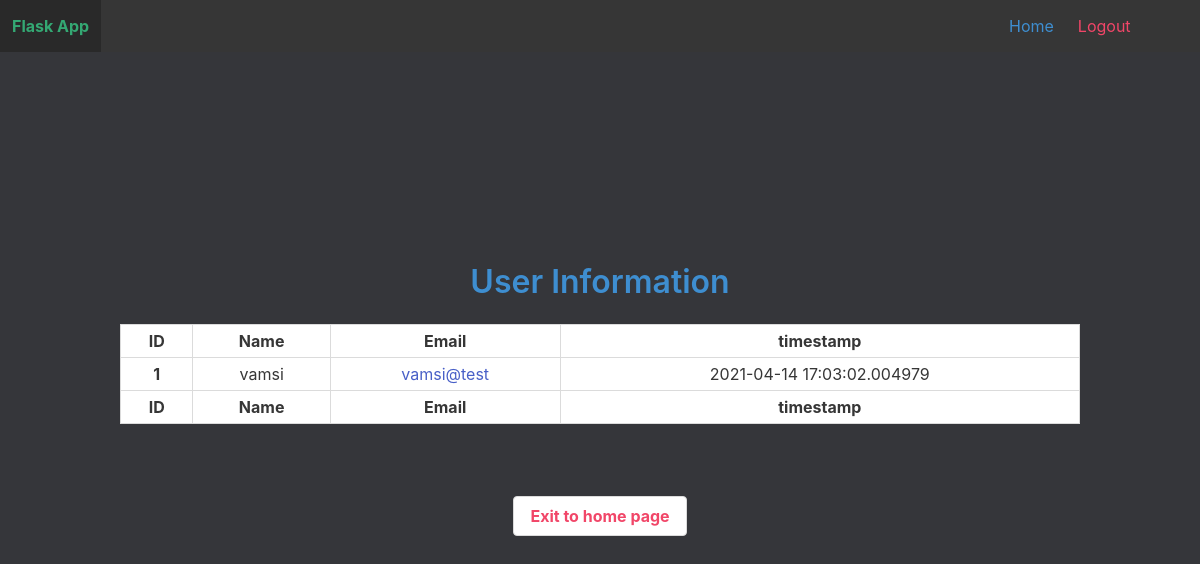
Screenshot of /adminOP (signed in) with the database file from the repository.
### models.py (models this page shows)
class User(UserMixin, db.Model):
    id = db.Column(db.Integer, primary_key=True)
    email = db.Column(db.String(100), unique=True)
    password = db.Column(db.String(100))
    name = db.Column(db.String(1000))
    timestamp = db.Column(db.DateTime)

### auth.py (the view)
@auth.route('/adminOP')
def adminOP():
    con = sqlite3.connect("project/user.sqlite")
    con.row_factory = sqlite3.Row
    cur = con.cursor()
    cur.execute("select * from User")
    rows = cur.fetchall()
    return render_template("adminOP.html", rows = rows)

### __init__.py (called while the page is built)
def create_app():
    app = Flask(__name__)
    app.config['SECRET_KEY'] = '9OLWxND4o83j4K4igorO'
    app.config['SQLALCHEMY_DATABASE_URI'] = 'sqlite:///user.sqlite'
    app.config['SQLALCHEMY_TRACK_MODIFICATIONS'] = False
    db.init_app(app)
    login_manager = LoginManager()
    login_manager.login_view = 'auth.login'
    login_manager.init_app(app)
    from .models import User
    @login_manager.user_loader
    def load_user(user_id):
        return User.query.get(int(user_id))
    from .auth import auth as auth_blueprint
    app.register_blueprint(auth_blueprint)
    from .main import main as main_blueprint
    app.register_blueprint(main_blueprint)
    return app

### templates/adminOP.html (shortened to what this page needs)
<!DOCTYPE html>
<html>
<head>
    <link rel="stylesheet" href="https://cdnjs.cloudflare.com/ajax/libs/bulma/0.9.2/css/bulma.min.css" />
    <link rel="stylesheet" href="https://cdnjs.cloudflare.com/ajax/libs/font-awesome/5.15.3/css/all.min.css">
    <link rel="stylesheet" href="{{url_for('static',filename='main.css')}}">
</head>
<body>
    <nav class="navbar is-fixed-top is-dark" role="navigation" aria-label="main navigation">
        <div class="navbar-brand ">
            <a class="navbar-item has-text-success" href="{{ url_for('main.index') }}">
                <strong>Flask App</strong>
            </a>
        </div>
        <div class="container">
            <div id="NavMenu" class="navbar-menu">
                <div class="navbar-end">
                    <a href="{{ url_for('main.index') }}" class="navbar-item has-text-info">
                        Home
                    </a>
                    {% if current_user.is_authenticated %}
                    <a href="{{ url_for('auth.logout') }}" class="navbar-item has-text-danger">
                        Logout
                    </a>
                    {% endif %}
                </div>
            </div>
        </div>
    </nav>
    <section class="bg hero is-fullheight">
        <div class="hero-body">
            <div class="container has-text-centered">
                <h3 class="title has-text-info">User Information</h3>
                <div class="table-container">
                    <table class="table is-bordered is-striped is-narrow is-hoverable is-fullwidth">
                        <thead>
                            <tr>
                                <th>ID</th>
                                <th>Name</th>
                                <th>Email</th>
                                <th>timestamp</th>
                            </tr>
                        </thead>
                        <tfoot>
                            <tr>
                                <th>ID</th>
                                <th>Name</th>
                                <th>Email</th>
                                <th>timestamp</th>
                            </tr>
                        </tfoot>
                        {% for row in rows %}
                        <tbody>
                            <tr>
                                <th>{{row["id"]}}</th>
                                <td>{{row["name"]}}</td>
                                <td><a href="mailto:{{row['email']}}">{{row['email']}}</a></td>
                                <td>{{row["timestamp"]}}</td>
                            </tr>
                        </tbody>
                        {% endfor %}
                    </table>
                </div>
                <br><br>
                <a class="button has-text-danger" href="{{ url_for('main.index') }}">
                    <strong>Exit to home page</strong>
                </a>
            </div>
        </div>
    </section>
</body>
</html>

### static/main.css (style rules this page uses)
.bg { background-color: #35363A; }

### rows the page displays
User: id "1", name "vamsi", email "vamsi@test", timestamp "2021-04-14 17:03:02.004979"
